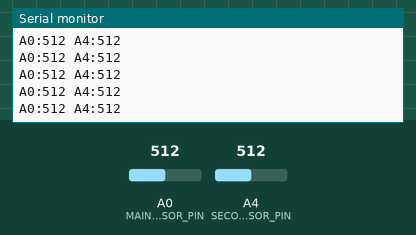
This sketch was run on a simulated Arduino Uno, built with avr-gcc and run on an emulated ATmega328P. Shown: the last lines printed to the serial monitor. Inputs (shaded band) come from the test bench; at power-on: A0 (MAIN_SENSOR_PIN) = 512, A4 (SECOND_SENSOR_PIN) = 512.

Above: at 1.2 s.
1.3 s: A0 (MAIN_SENSOR_PIN) set to 716
At 1.31 s:
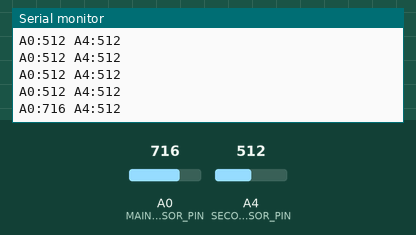
2.8 s: A4 (SECOND_SENSOR_PIN) set to 716
At 2.81 s:
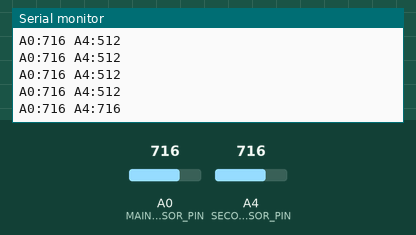
4.3 s: A0 (MAIN_SENSOR_PIN) set to 900
At 4.31 s:
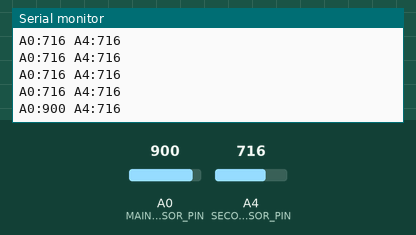
5.8 s: A4 (SECOND_SENSOR_PIN) set to 900
At 5.81 s:
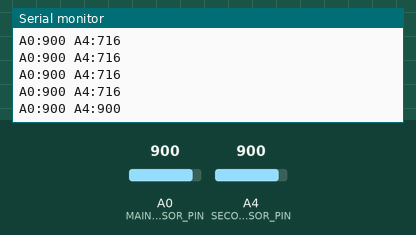
Timing chart, 0 to 8.3 s (numbered marks = the images above; inputs shaded):
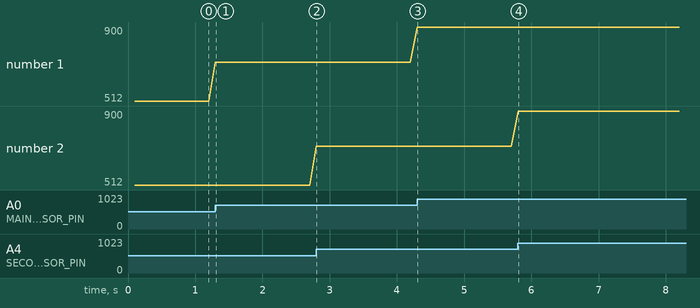

The sketch:

analog_reader.ino
```cpp
const unsigned long SAMPLE_INTERVAL_MS = 100;

const int MAIN_SENSOR_PIN = A0;
const int SECOND_SENSOR_PIN = A4;

unsigned long lastSampleMs = 0;

void setup() {
  Serial.begin(9600);
}

void loop() {
  unsigned long now = millis();
  if (now - lastSampleMs < SAMPLE_INTERVAL_MS) {
    return;
  }
  lastSampleMs = now;

  int a0 = analogRead(MAIN_SENSOR_PIN);
  int a4 = analogRead(SECOND_SENSOR_PIN);

  Serial.print("A0:");
  Serial.print(a0);
  Serial.print(" A4:");
  Serial.println(a4);
}
```

Measured:
- after the input at 1.3 s, the serial monitor: prints a new line at once (image 1)
- after the input at 2.8 s, the serial monitor: prints a new line at once (image 2)
- after the input at 4.3 s, the serial monitor: prints a new line at once (image 3)
- after the input at 5.8 s, the serial monitor: prints a new line at once (image 4)
- plotted number 1: 512 → 716 after the input at 1.3 s, 716 → 900 after the input at 4.3 s
